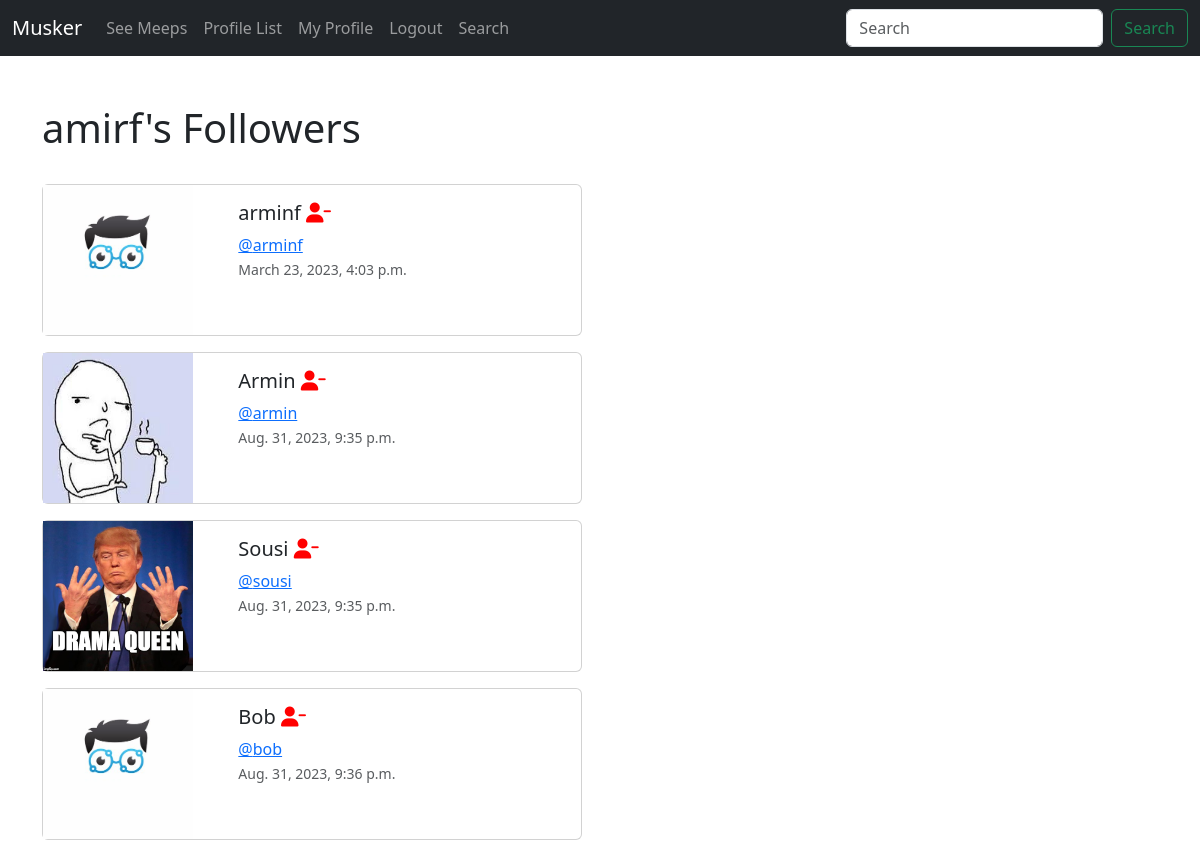
Page /profile/followers/1 (signed in) on the committed database.
### musker/models.py (models this page shows, shortened)
class Profile(models.Model):
    user = models.OneToOneField(User, on_delete=models.CASCADE)
    follows = models.ManyToManyField(
    "self",
    related_name = "followed_by",
    symmetrical = False,
    blank = True)
    date_modified = models.DateTimeField(User,auto_now=True)
    profile_image = models.ImageField(null=True, blank=True, upload_to="images/")
    profile_bio = models.CharField(null=True, blank=True, max_length=500)
    homepage_link = models.CharField(null=True, blank=True, max_length=100)
    facebook_link = models.CharField(null=True, blank=True, max_length=100)
    instagram_link = models.CharField(null=True, blank=True, max_length=100)
    linkedin_link = models.CharField(null=True, blank=True, max_length=100)

### musker/views.py (the view)
# urls.py: path('profile/followers/<int:pk>', views.followers, name='followers'),
def followers(request, pk):
    if request.user.is_authenticated:
        if request.user.id == pk:
            profiles = Profile.objects.get(user_id=pk)
            return render(request, 'followers.html', {
                "profiles" : profiles,
            })
        else:
            messages.success(request,("That's not your profile page."))
            return redirect('home')
    else:
        messages.success(request,("You must be logged in..."))
        return redirect('home')

### musker/templates/followers.html
{% extends 'base.html' %}
{% load static %}
{% block content %}
    <h1>{{ request.user.username }}'s Followers</h1>
    <br>
    {% if profiles %}
        {% for profile in profiles.followed_by.all %}
        <div class="card mb-3" style="max-width: 540px;">
            <div class="row g-0">
              <div class="col-md-4">
                {% if profile.profile_image %}
                  <img src="{{ profile.profile_image.url }}" height="150" width="150" alt="">
                {% else %}
                  <img src="{% static 'images/profile_pic.png' %}" height="150" width="150" alt="...">
                {% endif %}
              </div>
              <div class="col-md-8">
                <div class="card-body">
                    <h5 class="card-title">{{ profile.user.username}}
                    {% if profile in profiles.follows.all %}
                    <a href="{% url 'unfollow' profile.user.id %}">
                    <i class="fa-solid fa-user-minus" style="color: #ff0000;"></i></a>
                    {% else %}
                    <a href="{% url 'follow' profile.user.id %}">
                    <i class="fa-solid fa-user-plus" style="color: #36b002;"></i></a>
                    {% endif %}</h5>
                  <a class="card-text" href="{% url 'profile' profile.user.id %}" >@{{ profile.user.username|lower }}</a>
                  <p class="card-text"><small class="text-muted">{{profile.date_modified}}</small></p>
                </div>
              </div>
            </div>
          </div>
        {% endfor %}
    {% endif %}
{% endblock %}

### rows in the picture
Profile: user.username "arminf", date_modified "March 23, 2023, 4:03 p.m."
Profile: profile_image (picture), user.username "Armin", user.username "armin", date_modified "Aug. 31, 2023, 9:35 p.m."
Profile: profile_image (picture), user.username "Sousi", user.username "sousi", date_modified "Aug. 31, 2023, 9:35 p.m."
Profile: user.username "Bob", user.username "bob", date_modified "Aug. 31, 2023, 9:36 p.m."

### other values in the picture
{{ request.user.username }} "amirf"
